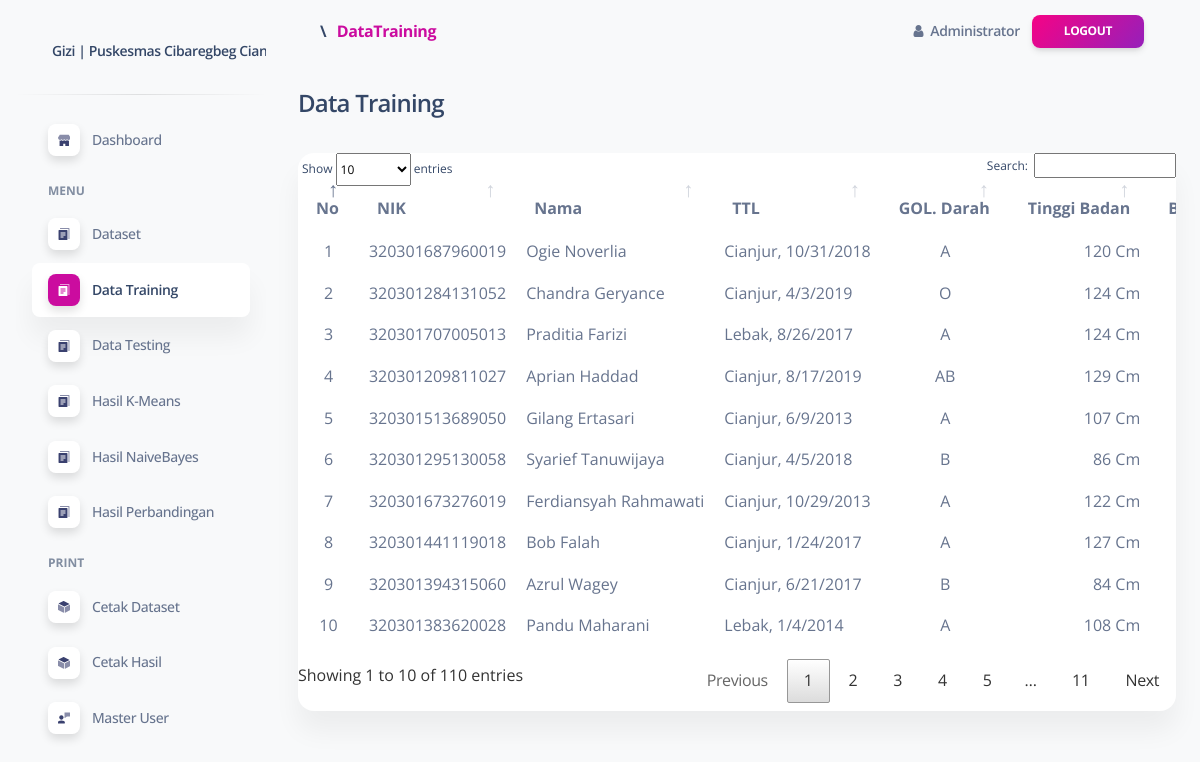
Page /portal/media.php?module=dataTraining (signed in) on the committed database.
### tables this page shows
CREATE TABLE `dataset` (
  `id` int(255) NOT NULL,
  `nik` varchar(255) NOT NULL,
  `nama` varchar(255) NOT NULL,
  `tb` varchar(255) NOT NULL,
  `bb` varchar(255) NOT NULL,
  `jenisKelamin` varchar(255) NOT NULL,
  `tanggalLahir` varchar(20) NOT NULL,
  `golDar` varchar(10) NOT NULL,
  `tempatLahir` varchar(255) NOT NULL,
  `jenisData` varchar(255) NOT NULL
);

### portal/module/dataTraining/index.php (the view)
<div class="row">
    <div class="col-sm-12">
        <?php
        include_once '../../config/koneksi.php';
        $query = mysqli_query($conn, "SELECT * FROM dataset WHERE jenisData='training'");
        ?>
        <h4>Data Training</h4><br>
        <div class="col-sm-12">
            <div class="card">
                <div class="card-body px-0 pt-0 pb-2">
                    <div class="table-responsive p-0">
                        <table class="table" id="datatablesDataset">
                            <thead class="thead-dark">
                                <tr>
                                    <th scope="col" align="center">No</th>
                                    <th scope="col">NIK</th>
                                    <th scope="col">Nama</th>
                                    <th scope="col">TTL</th>
                                    <th scope="col">GOL. Darah</th>
                                    <th scope="col">Tinggi Badan</th>
                                    <th scope="col">Berat Badan</th>
                                </tr>
                            </thead>
                            <tbody>
                                <?php if (mysqli_num_rows($query) > 0) { ?>
                                    <?php
                                    $no = 1;
                                    while ($data = mysqli_fetch_array($query)) {
                                    ?>
                                        <tr>
                                            <td align="center"><?php echo $no ?></td>
                                            <td><?php echo $data["nik"]; ?></td>
                                            <td><?php echo $data["nama"]; ?></td>
                                            <td><?php echo $data["tempatLahir"] . ", " . $data["tanggalLahir"]; ?></td>
                                            <td align="center"><?php echo $data["golDar"]; ?></td>
                                            <td align="right"><?php echo $data["tb"]; ?> Cm</td>
                                            <td align="right"><?php echo $data["bb"]; ?> Kg</td>
                                        </tr>
                                    <?php $no++;
                                    } ?>
                                <?php } ?>
                            </tbody>
                        </table>
                    </div>
                </div>
            </div>
        </div>

### portal/layout/head.php (style rules this page uses)
th { text-align: left; }

### rows in the picture
dataset: nik "320301687960019", nama "Ogie Noverlia", tempatLahir "Cianjur", tanggalLahir "10/31/2018", golDar "A", tb "120"
dataset: nik "320301284131052", nama "Chandra Geryance", tempatLahir "Cianjur", tanggalLahir "4/3/2019", golDar "O", tb "124"
dataset: nik "320301707005013", nama "Praditia Farizi", tempatLahir "Lebak", tanggalLahir "8/26/2017", golDar "A", tb "124"
dataset: nik "320301209811027", nama "Aprian Haddad", tempatLahir "Cianjur", tanggalLahir "8/17/2019", golDar "AB", tb "129"
dataset: nik "320301513689050", nama "Gilang Ertasari", tempatLahir "Cianjur", tanggalLahir "6/9/2013", golDar "A", tb "107"
dataset: nik "320301295130058", nama "Syarief Tanuwijaya", tempatLahir "Cianjur", tanggalLahir "4/5/2018", golDar "B", tb "86"
dataset: nik "320301673276019", nama "Ferdiansyah Rahmawati", tempatLahir "Cianjur", tanggalLahir "10/29/2013", golDar "A", tb "122"
dataset: nik "320301441119018", nama "Bob Falah", tempatLahir "Cianjur", tanggalLahir "1/24/2017", golDar "A", tb "127"
dataset: nik "320301394315060", nama "Azrul Wagey", tempatLahir "Cianjur", tanggalLahir "6/21/2017", golDar "B", tb "84"
dataset: nik "320301383620028", nama "Pandu Maharani", tempatLahir "Lebak", tanggalLahir "1/4/2014", golDar "A", tb "108"

### other values in the picture
TITLE "Gizi | Puskesmas Cibaregbeg…"
implode(" <span style='padding:6px'>\</span> ",$bc) "\\"
$bread['text'] "DataTraining"
$_SESSION['nama'] "Administrator"
